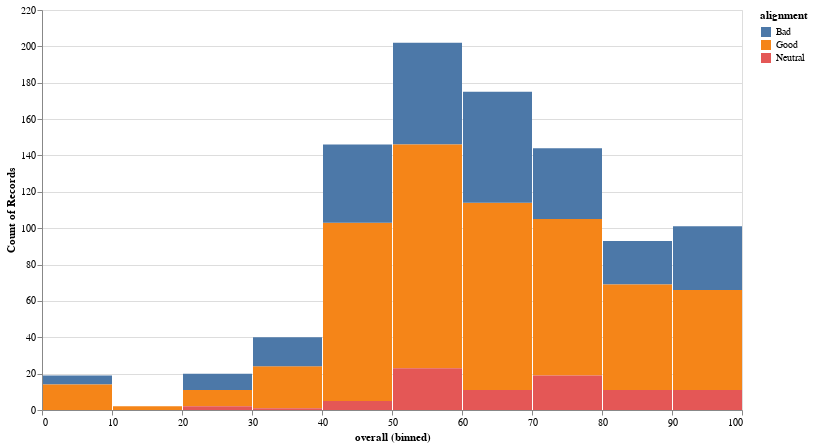

Notebook code cell kept with this figure:
### Markdown cell above
There is a feature plot of the different creators: <br>
The two biggest ones, Marvel Comics and DC Comics and all other creators together
* Marvel Comics
* DC Comics
* Other Creators <br>

The coloring depends on wether they are good or bad but there are also some which are neutral

### Code cell
df = superheroes.copy(deep=True)

for i in df.index:
    if df['creator'][i] != 'Marvel Comics' and df['creator'][i] != 'DC Comics':
        df.at[i, 'creator'] = 'Other'


input_dropdown = alt.binding_select(options=['Marvel Comics','DC Comics','Other'], name='Scores')
selection = alt.selection_single(fields=['creator'], bind=input_dropdown)


alt.Chart(df).mark_bar().encode(
    alt.X('overall:Q',bin=True),
    y='count()',
    color='alignment:N',
    tooltip='Name:N'
).properties(
    width=700,
    height=400).add_selection(
    selection
).transform_filter(
    selection
)

### Figure 1 — Vega-Lite specification as saved in the notebook (floating-point values rounded to 4 significant figures; data arrays with more than 128 entries replaced by an {"elided": "..."} marker saying what was removed)
{"config": {"view": {"continuousWidth": 400, "continuousHeight": 300}}, "data": {"name": "data-e92f005969536e1feec9d114d8b897a3"}, "mark": "bar", "encoding": {"color": {"type": "nominal", "field": "alignment"}, "tooltip": {"type": "nominal", "field": "Name"}, "x": {"type": "quantitative", "bin": true, "field": "overall"}, "y": {"type": "quantitative", "aggregate": "count"}}, "height": 400, "selection": {"selector001": {"type": "single", "fields": ["creator"], "bind": {"input": "select", "options": ["Marvel Comics", "DC Comics", "Other"], "name": "Scores"}}}, "transform": [{"filter": {"selection": "selector001"}}], "width": 700, "$schema": "https://vega.github.io/schema/vega-lite/v4.8.1.json", "datasets": {"data-e92f005969536e1feec9d114d8b897a3": {"elided": "942 records"}}}
